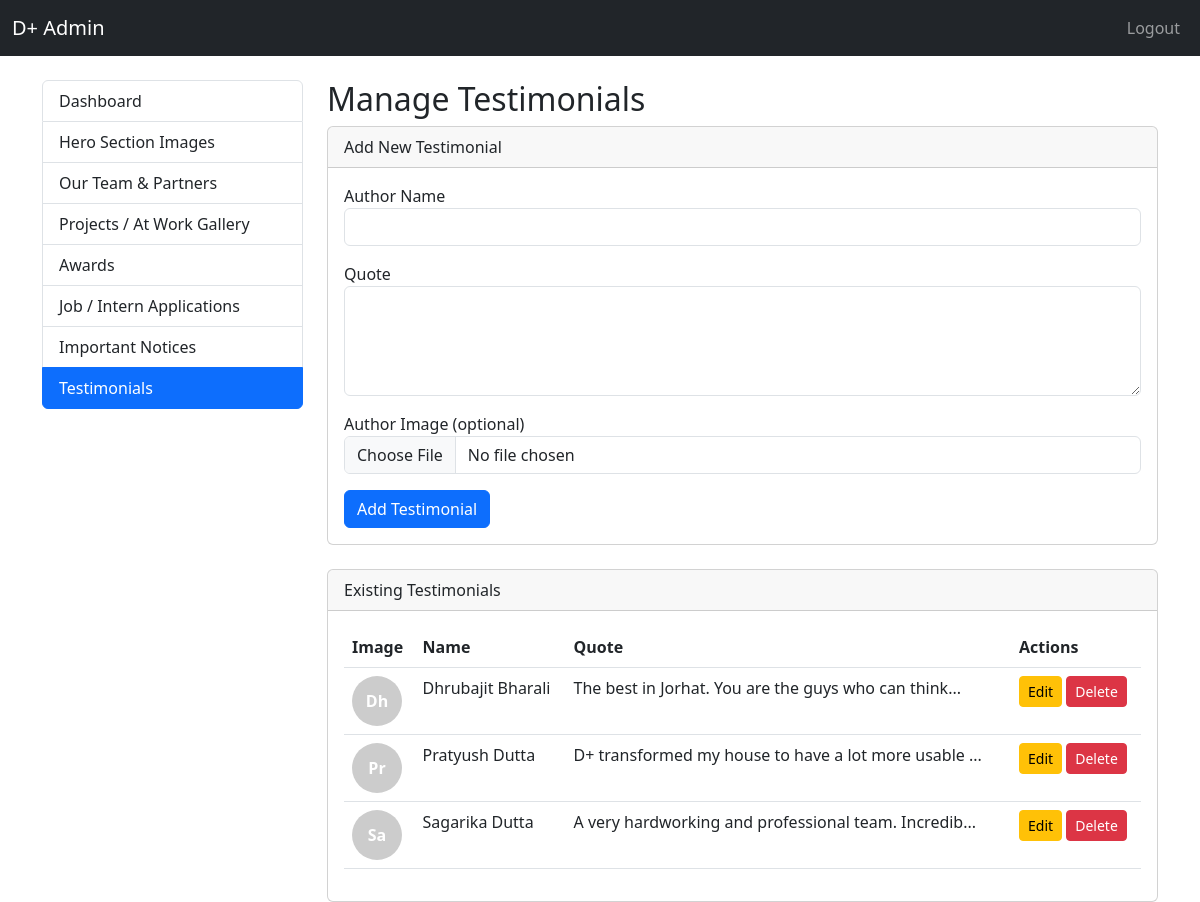
/admin/testimonials.php (signed in), run on the app's committed database.
### tables this page shows
CREATE TABLE testimonials (id INTEGER PRIMARY KEY AUTOINCREMENT, author_name TEXT NOT NULL, quote TEXT, image_path TEXT, created_at DATETIME DEFAULT CURRENT_TIMESTAMP);

### admin/testimonials.php (the view, shortened to what this page needs)
<?php
require_once '../db.php';
$stmt = $db->query("SELECT * FROM testimonials ORDER BY created_at DESC");
$testimonials = $stmt->fetchAll();
?>
<!DOCTYPE html>
<html lang="en">
<head>
    <link href="https://cdn.jsdelivr.net/npm/bootstrap@5.3.0/dist/css/bootstrap.min.css" rel="stylesheet">
</head>
<body>
    <nav class="navbar navbar-expand-lg navbar-dark bg-dark">
        <div class="container-fluid">
            <a class="navbar-brand" href="index.php">D+ Admin</a>
            <div class="collapse navbar-collapse">
                <ul class="navbar-nav ms-auto">
                    <li class="nav-item"><a class="nav-link" href="logout.php">Logout</a></li>
                </ul>
            </div>
        </div>
    </nav>
    <div class="container mt-4">
        <div class="row">
            <div class="col-md-3">
                <div class="list-group">
                    <a href="index.php" class="list-group-item list-group-item-action">Dashboard</a>
                    <a href="hero.php" class="list-group-item list-group-item-action">Hero Section Images</a>
                    <a href="team.php" class="list-group-item list-group-item-action">Our Team & Partners</a>
                    <a href="gallery.php" class="list-group-item list-group-item-action">Projects / At Work Gallery</a>
                    <a href="awards.php" class="list-group-item list-group-item-action">Awards</a>
                    <a href="applications.php" class="list-group-item list-group-item-action">Job / Intern Applications</a>
                    <a href="notices.php" class="list-group-item list-group-item-action">Important Notices</a>
                    <a href="testimonials.php" class="list-group-item list-group-item-action active">Testimonials</a>
                </div>
            </div>
            <div class="col-md-9">
                <h2>Manage Testimonials</h2>
                <div class="card mb-4">
                    <div class="card-header">Add New Testimonial</div>
                    <div class="card-body">
                        <form method="POST" enctype="multipart/form-data">
                            <div class="mb-3">
                                <label>Author Name</label>
                                <input type="text" name="author_name" class="form-control" required>
                            </div>
                            <div class="mb-3">
                                <label>Quote</label>
                                <textarea name="quote" class="form-control" rows="4" required></textarea>
                            </div>
                            <div class="mb-3">
                                <label>Author Image (optional)</label>
                                <input type="file" name="image" class="form-control" accept="image/*">
                            </div>
                            <button type="submit" class="btn btn-primary">Add Testimonial</button>
                        </form>
                    </div>
                </div>
                <div class="card">
                    <div class="card-header">Existing Testimonials</div>
                    <div class="card-body">
                        <table class="table">
                            <thead>
                                <tr>
                                    <th>Image</th>
                                    <th>Name</th>
                                    <th>Quote</th>
                                    <th>Actions</th>
                                </tr>
                            </thead>
                            <tbody>
                                <?php foreach ($testimonials as $t): ?>
                                <tr>
                                    <td>
                                        <?php if ($t['image_path']): ?>
                                            <img src="../<?= htmlspecialchars($t['image_path']) ?>" width="50" height="50" style="object-fit: cover; border-radius: 50%;">
                                        <?php else: ?>
                                            <div style="width:50px; height:50px; background:#ccc; border-radius:50%; display:flex; align-items:center; justify-content:center; color:#fff; font-weight:bold;">
                                                <?= htmlspecialchars(substr($t['author_name'], 0, 2)) ?>
                                            </div>
                                        <?php endif; ?>
                                    </td>
                                    <td><?= htmlspecialchars($t['author_name']) ?></td>
                                    <td><?= htmlspecialchars(substr($t['quote'], 0, 50)) ?>...</td>
                                    <td>
                                        <button class="btn btn-sm btn-warning edit-testimonial-btn"
                                            data-id="<?= $t['id'] ?>"
                                            data-author="<?= htmlspecialchars($t['author_name']) ?>"
                                            data-quote="<?= htmlspecialchars($t['quote']) ?>">Edit</button>
                                        <form method="POST" style="display:inline;">
                                            <button type="submit" class="btn btn-sm btn-danger" onclick="return confirm('Are you sure?')">Delete</button>
                                        </form>
                                    </td>
                                </tr>
                                <?php endforeach; ?>
                            </tbody>
                        </table>
                    </div>
                </div>
            </div>
        </div>
    </div>
</body>
</html>

### data on the page
testimonials: author_name "Dh", author_name "Dhrubajit Bharali", quote "The best in Jorhat. You are the guys who can think"
testimonials: author_name "Pr", author_name "Pratyush Dutta", quote "D+ transformed my house to have a lot more usable"
testimonials: author_name "Sa", author_name "Sagarika Dutta", quote "A very hardworking and professional team. Incredib"
